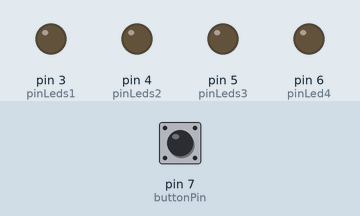
This sketch was run on a simulated Arduino Uno, built with avr-gcc and run on an emulated ATmega328P. Parts: output pins drawn as LEDs (lit = HIGH). The inputs (shaded band) are chosen by the test bench; at power-on: pin 7 (buttonPin) LOW. Random numbers use the default seed unless the sketch sets one.

Above: at 1.2 s.
1.3 s: pin 7 (buttonPin) pulled HIGH for 0.15 s
At 3.4 s:
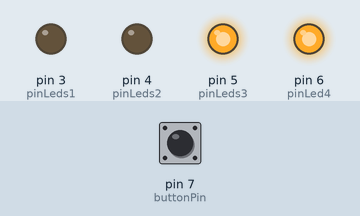
4.3 s: pin 7 (buttonPin) pulled HIGH for 1 s
At 5.7 s:
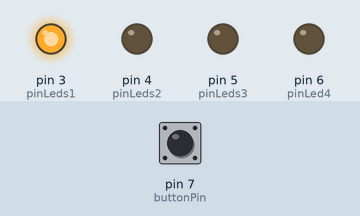
7.3 s: pin 7 (buttonPin) pulled HIGH for 3.2 s
At 12.7 s:
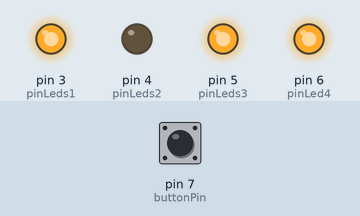
Timing chart, 0 to 14.8 s (numbered marks = the images above; inputs shaded):
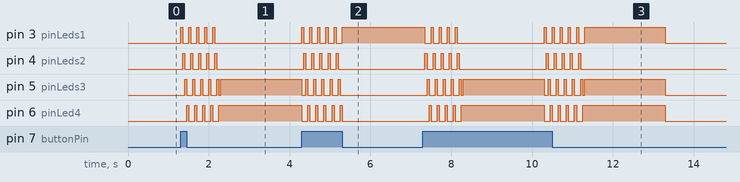

The sketch:

digitalDicePress.ino
```cpp
boolean reading;

int pinLeds1 = 3;
int pinLeds2 = 4;
int pinLeds3 = 5;
int pinLed4 = 6;
int buttonPin = 7;
int buttonState;
int ran;
int time = 2000;

void setup ()
{
  pinMode (pinLeds1, OUTPUT);
  pinMode (pinLeds2, OUTPUT);
  pinMode (pinLeds3, OUTPUT);
  pinMode (pinLed4, OUTPUT);
  pinMode (buttonPin, INPUT);
  randomSeed(analogRead(0));
}

void loop()
{
  buttonState = digitalRead(buttonPin);
  if (buttonState == HIGH){
    ran = random(1, 7);

    for(int i = 1; i < 6; i++) {
      digitalWrite (pinLeds1, HIGH);
      delay (50);
       digitalWrite (pinLeds1, LOW);
      digitalWrite (pinLeds2, HIGH);
      delay (50);
       digitalWrite (pinLeds2, LOW);
      digitalWrite (pinLeds3, HIGH);
      delay (50);
       digitalWrite (pinLeds3, LOW);
      digitalWrite (pinLed4, HIGH);
      delay (50);
       digitalWrite (pinLed4, LOW);
    }

    if (ran == 1){
      digitalWrite (pinLed4, HIGH);
      delay (time);
    }
    if (ran == 2){
      digitalWrite (pinLeds1, HIGH);
      delay (time);
    }
    if (ran == 3){
      digitalWrite (pinLeds3, HIGH);
      digitalWrite (pinLed4, HIGH);
      delay (time);
    }
    if (ran == 4){
      digitalWrite (pinLeds1, HIGH);
      digitalWrite (pinLeds3, HIGH);
      delay (time);
    }
    if (ran == 5){
      digitalWrite (pinLeds1, HIGH);
      digitalWrite (pinLeds3, HIGH);
      digitalWrite (pinLed4, HIGH);
      delay (time);
   }
   if (ran == 6){
      digitalWrite (pinLeds1, HIGH);
      digitalWrite (pinLeds2, HIGH);
      digitalWrite (pinLeds3, HIGH);
      delay (time);
   }
  }
  digitalWrite (pinLeds1, LOW);
  digitalWrite (pinLeds2, LOW);
  digitalWrite (pinLeds3, LOW);
  digitalWrite (pinLed4, LOW);
}
```

Measured:
- after the input at 1.3 s, pin 3 (pinLeds1): alternates HIGH for 0.05 s and LOW for 0.15 s, 10 changes in all, then stays LOW, starting at once; pin 4 (pinLeds2): alternates HIGH for 0.05 s and LOW for 0.15 s, 10 changes in all, then stays LOW, starting after 0.05 s
- after the input at 4.3 s, pin 3 (pinLeds1): alternates HIGH for 0.05 s and LOW for 0.15 s, 11 changes in all, then stays HIGH, starting at once; pin 4 (pinLeds2): alternates HIGH for 0.05 s and LOW for 0.15 s, 10 changes in all, then stays LOW, starting after 0.05 s
- after the input at 7.3 s, pin 4 (pinLeds2): goes 4 × (HIGH 0.05 s, LOW 0.15 s), HIGH 0.05 s, LOW 2.2 s, 4 × (HIGH 0.05 s, LOW 0.15 s), HIGH 0.05 s, then LOW, starting after 0.05 s; pin 6 (pinLed4): goes 4 × (HIGH 0.05 s, LOW 0.15 s), HIGH 2.1 s, 4 × (LOW 0.15 s, HIGH 0.05 s), LOW 0.15 s, HIGH 2.1 s, then LOW, starting after 0.15 s
